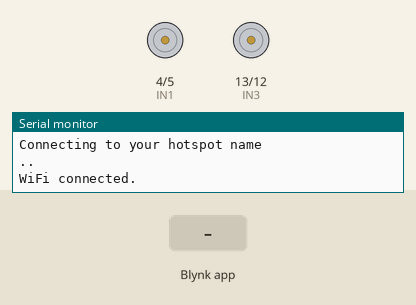
A sketch run on a simulated ESP32. Shown: motor-driver pin pairs drawn as motors (green arrow = first pin HIGH = forward, orange = second pin HIGH = backward, longer = more drive), the last lines printed to the serial monitor. The inputs (shaded band) are chosen by the test bench. WiFi joins after 1.5 s; servers stay silent unless stated.

Above: at 3.5 s.
3.6 s: Blynk app writes 1 to V0
At 4.5 s:
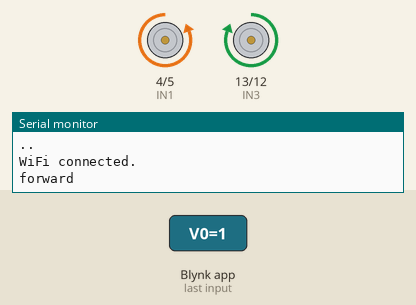
5.1 s: Blynk app writes 1 to V1
At 5.6 s:
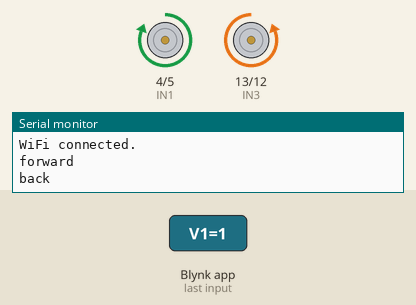
6.6 s: Blynk app writes 1 to V2
At 7.8 s:
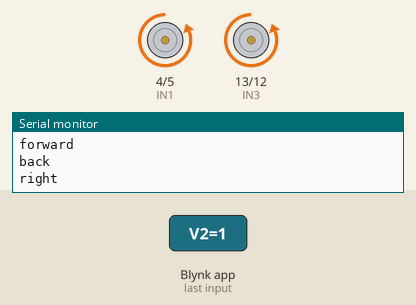
8.1 s: Blynk app writes 1 to V3
At 9.1 s:
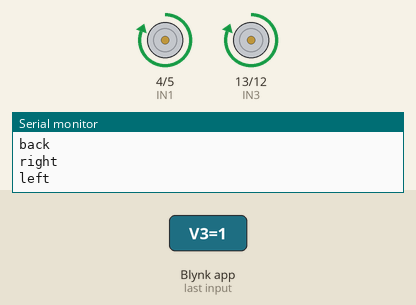
9.6 s: Blynk app writes 0 to V0
At 10.2 s:
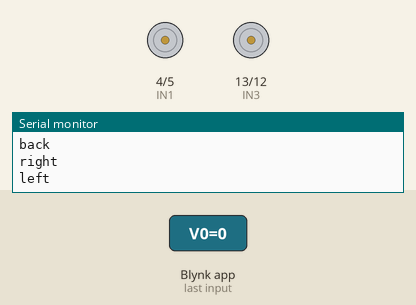
Timing chart, 0 to 12.1 s (numbered marks = the images above; inputs shaded):
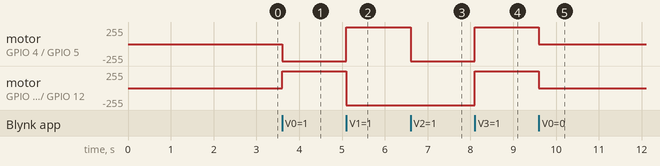

The sketch:

Blynk.ino
```cpp
#define BLYNK_TEMPLATE_ID "TMPL3ryFQVzDR"
#define BLYNK_TEMPLATE_NAME "NEXUS CAR"
#define BLYNK_AUTH_TOKEN "EQxU0jS5pABey1utA2Qo5dNx4UpSmRSN"

#include <WiFi.h>
#include <BlynkSimpleEsp32.h>

char auth[] = BLYNK_AUTH_TOKEN;
char ssid[] = "your hotspot name";   // Wi-Fi SSID
char pass[] = "your hotspot password";   // Wi-Fi Password

#define IN1 4
#define IN2 5
#define IN3 13
#define IN4 12

void setup() {
  Serial.begin(115200);

  // Connect to Wi-Fi network
  Serial.print("Connecting to ");
  Serial.println(ssid);
  WiFi.begin(ssid, pass);
  while (WiFi.status() != WL_CONNECTED) {
    delay(1000);
    Serial.print(".");
  }
  Serial.println("");
  Serial.println("WiFi connected.");
  pinMode(IN1, OUTPUT);
  pinMode(IN2, OUTPUT);
  pinMode(IN3, OUTPUT);
  pinMode(IN4, OUTPUT);
  Blynk.begin(auth, ssid, pass);
}

void forward()
{
  Serial.println("forward");
  digitalWrite(IN1,LOW);
  digitalWrite(IN2,HIGH);
  digitalWrite(IN3,HIGH);
  digitalWrite(IN4,LOW);
}

void deviateLeft()
{
  Serial.println("left");
  digitalWrite(IN1,HIGH);
  digitalWrite(IN2,LOW);
  digitalWrite(IN3,HIGH);
  digitalWrite(IN4,LOW);
}

void deviateRight()
{
  Serial.println("right");
  digitalWrite(IN1,LOW);
  digitalWrite(IN2,HIGH);
  digitalWrite(IN3,LOW);
  digitalWrite(IN4,HIGH);
}

void reverse()
{
  Serial.println("back");
  digitalWrite(IN1,HIGH);
  digitalWrite(IN2,LOW);
  digitalWrite(IN3,LOW);
  digitalWrite(IN4,HIGH);
}

void stop(){
  digitalWrite(IN1, LOW);
  digitalWrite(IN2, LOW);
  digitalWrite(IN3, LOW);
  digitalWrite(IN4, LOW);
}
// forward
BLYNK_WRITE(V0) {
  int value = param.asInt();
  if (value == 1){
    forward();
  } else {
    stop();
  }
}
// reverse
BLYNK_WRITE(V1) {
  int value = param.asInt();
  if (value == 1){
    reverse();
  } else {
    stop();
  }
}
// Right
BLYNK_WRITE(V2) {
  int value = param.asInt();
  if (value == 1){
    deviateRight();
  } else {
    stop();
  }
}
// Left
BLYNK_WRITE(V3) {
  int value = param.asInt();
  if (value == 1){
    deviateLeft();
  } else {
    stop();
  }
}

void loop(){
  Blynk.run();
}
```

Measured:
- after the input at 3.6 s, motor on GPIO 4 (IN1) / GPIO 5 (IN2): stopped → backward 255/255 at once; motor on GPIO 13 (IN3) / GPIO 12 (IN4): stopped → forward 255/255 at once
- after the input at 5.1 s, motor on GPIO 4 (IN1) / GPIO 5 (IN2): backward 255/255 → forward 255/255 at once; motor on GPIO 13 (IN3) / GPIO 12 (IN4): forward 255/255 → backward 255/255 at once
- after the input at 6.6 s, motor on GPIO 4 (IN1) / GPIO 5 (IN2): forward 255/255 → backward 255/255 at once
- after the input at 8.1 s, motor on GPIO 4 (IN1) / GPIO 5 (IN2), motor on GPIO 13 (IN3) / GPIO 12 (IN4): backward 255/255 → forward 255/255 at once
- after the input at 9.6 s, motor on GPIO 4 (IN1) / GPIO 5 (IN2), motor on GPIO 13 (IN3) / GPIO 12 (IN4): forward 255/255 → stopped at once
